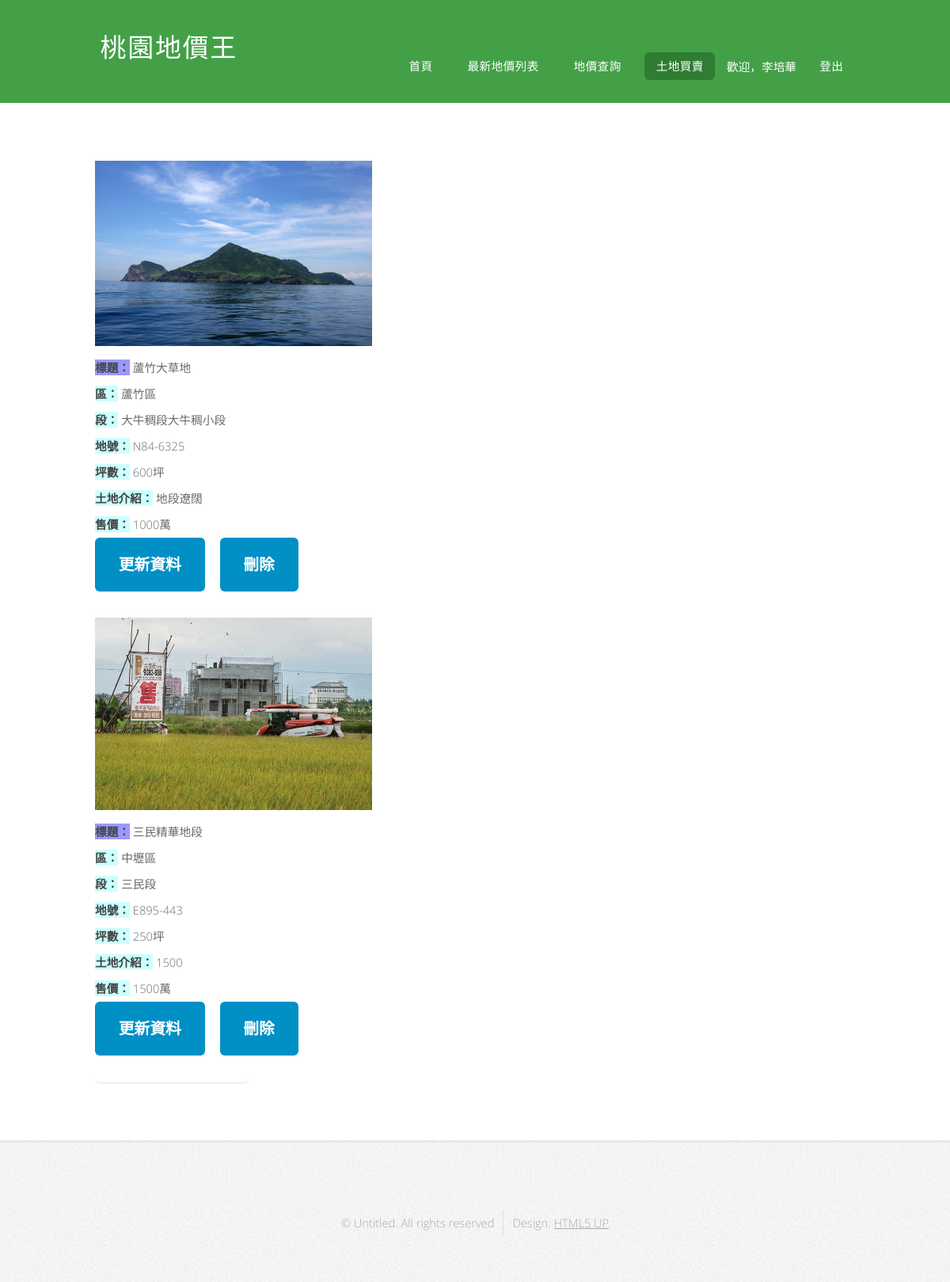
Screenshot of /land-king/sellland-manage.php (signed in) with the database file from the repository.
### tables this page shows
CREATE TABLE `actual_land` (
  `actual_land_ID` int(11) NOT NULL,
  `member_ID` int(11) NOT NULL,
  `title` varchar(30) NOT NULL,
  `district` varchar(100) NOT NULL,
  `duan` varchar(100) NOT NULL,
  `land_no` varchar(100) NOT NULL,
  `ping` int(11) NOT NULL,
  `picture` varchar(100) NOT NULL,
  `land_info` text NOT NULL,
  `sale_price` int(11) NOT NULL
);

### land-king/sellland-manage.php (the view, shortened to what this page needs)
<?php
if ( $_SESSION['logged_in'] != 0 && $_SESSION['active'] !=0) {
	$first_name = $_SESSION['first_name'];
	$last_name = $_SESSION['last_name'];
	$variable = '歡迎，'.$first_name.''.$last_name;
	}
 else{
 	if($_SESSION['logged_in'] != 1){
	header("location:login/account.php");}
	elseif($_SESSION['active'] !=1){
	header("location:login/profile.php");
	}
	}
  $host = 'localhost';
  $user = 'root';
  $pass = '';
  $db = 'land_king';
  $mysqli = new mysqli($host,$user,$pass,$db) or die($mysqli->error);
    $member_ID=$_SESSION['member_ID'];
?>
<!DOCTYPE HTML>
<html>
	<head>
		<link rel="stylesheet" href="assets/css/main.css" />
	</head>
	<body class="homepage">
		<div id="page-wrapper">
				<div id="header-wrapper">
					<header id="header" class="container">
							<div id="logo">
								<h1><a href="index.php">桃園地價王</a></h1>
							</div>
							<nav id="nav">
								<ul>
									<li><a href="index.php">首頁</a></li>
									<li><a href="landprice-list.php">最新地價列表</a></li>
									<li><a href="landprice-search.php">地價查詢</a></li>
									<li class="current"><a>土地買賣</a>
									</li>
									<li><?php echo "<font color=\"white\">$variable</font>" ?>
                  					<li><a href="login/logout.php">登出</a></li>
								</ul>
							</nav>
					</header>
				</div>
				<div id="main-wrapper">
					<div class="container">
						<div class="row">
							<div class="8u 12u(medium) important(medium)">
								<div id="content">
									<div class="row">
										<div class="4u 12u(medium)">
											<section class="box feature">
											  <?php
                                                $query = " SELECT actual_land_ID,title,district,duan,land_no,ping,land_info,sale_price,picture FROM actual_land where member_ID = {$member_ID} ORDER BY actual_land_ID DESC";
	                                            $data = $mysqli->query($query);
	                                            while($row = mysqli_fetch_array($data)){
                                              ?>
												<fieldset style="width: 250; height: 100">
                                                <div align="left">
                                                <img src="<?php echo $row['picture'] ?>" style="width:350px"> <br></div>
                                                <div align="left"><font style="background-color:#9999FF"><b>標題：</b></font>
                                                <?php echo $row['title'] ?><br></div>
		                                        <div align="left"><font style="background-color:#CCFFFF "><b>區：</b></font>
                                                <?php echo $row['district'] ?> <br></div>
		                                        <div align="left"><font style="background-color:#CCFFFF "><b>段：</b></font>
                                                <?php echo $row['duan'] ?> <br></div>
                                                <div align="left"><font style="background-color:#CCFFFF "><b>地號：</b></font>
                                                <?php echo $row['land_no'] ?> <br> </div>
                                                <div align="left"><font style="background-color:#CCFFFF "><b>坪數：</b></font>
                                                <?php echo $row['ping'] ?>坪 <br> </div>
                                                <div align="left"><font style="background-color:#CCFFFF "><b>土地介紹：</b></font>
                                                <?php echo $row['land_info'] ?> <br></div>
                                                <div align="left"><font style="background-color:#CCFFFF "><b>售價：</b></font>
                                                <?php echo $row['sale_price'] ?>萬 <br></div>
                                                <div >
                                                <form style="float:left" name="upd_form" method="post" action="update_land.php?p=<?php echo $row['actual_land_ID']; ?>" >
                                                 <input class="w3-btn  w3-right w3-theme-d3" type="submit" name="upt_btn" id="upt_btn" value="更新資料">&nbsp;  &nbsp;   &nbsp;
                                                </form>
                                                <form style="float:left" name="dele_form" method="post" action="delete_land_controller.php?p=<?php echo $row['actual_land_ID']; ?>" >
                                                 <input class="w3-btn  w3-right w3-theme-d3" type="submit" name="dele_btn" id="dele_btn" onclick="myFunction()" value="刪除">
                                                </form>
                                              </div>
                                          </fieldset>
                                          <br>
                                          <?php
	                                         }
                                            ?>
											</section>
										</div>
									</div>
								</div>
							</div>
						</div>
					</div>
				</div>
				<div id="footer-wrapper">
					<footer id="footer" class="container">
						<div class="row">
							<div class="12u">
								<div id="copyright">
									<ul class="menu">
										<li>&copy; Untitled. All rights reserved</li><li>Design: <a href="http://html5up.net">HTML5 UP</a></li>
									</ul>
								</div>
							</div>
						</div>
					</footer>
				</div>
			</div>
	</body>
</html>

### rows the page displays
actual_land: picture (picture), title "蘆竹大草地", district "蘆竹區", duan "大牛稠段大牛稠小段", land_no "N84-6325", ping "600", land_info "地段遼闊", sale_price "1000"
actual_land: picture (picture), title "三民精華地段", district "中壢區", duan "三民段", land_no "E895-443", ping "250", land_info "1500", sale_price "1500"

### other values shown
$variable "歡迎，李培華"
